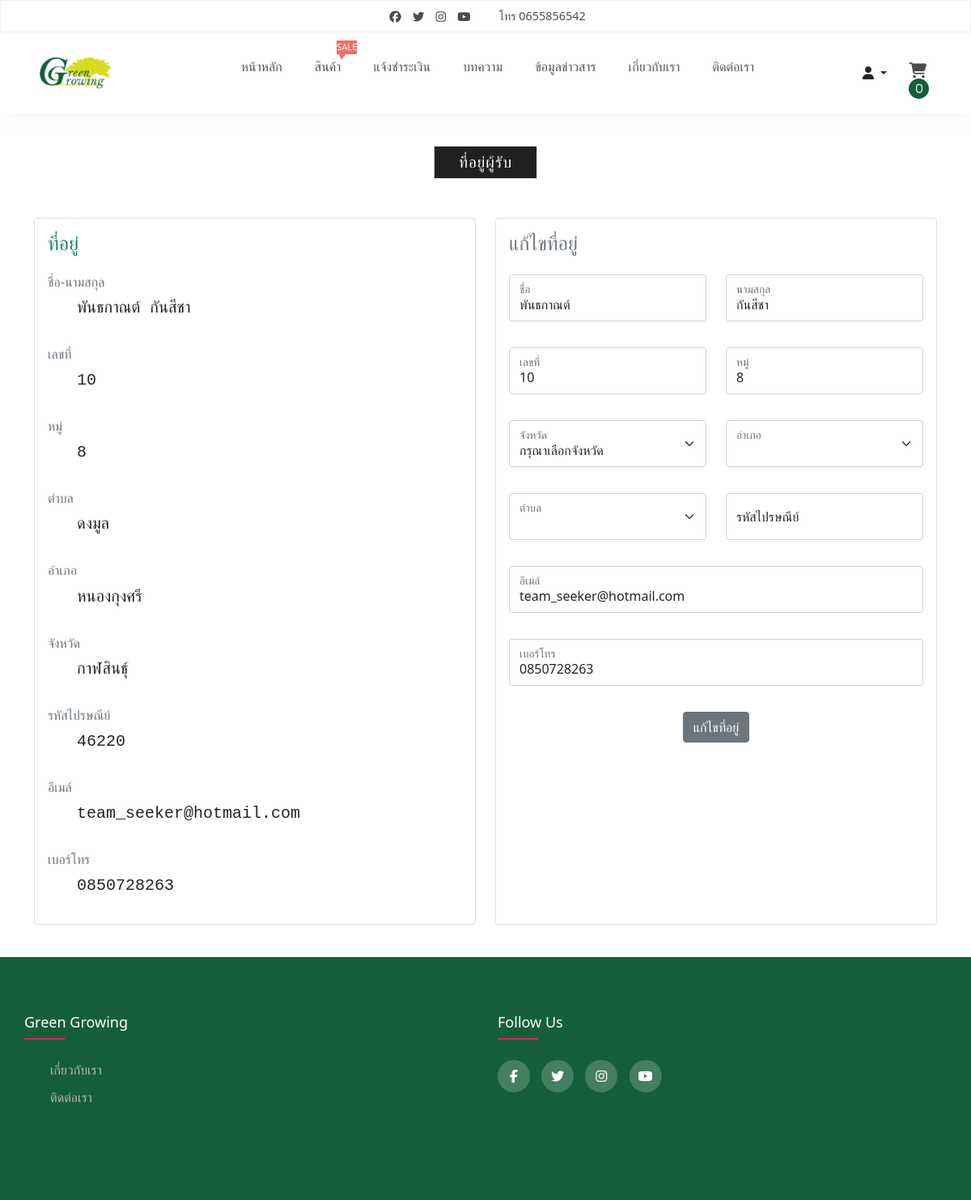
/user_address.php (signed in), run on the app's committed database.
### tables this page shows
CREATE TABLE `db_about` (
  `about_id` int(11) NOT NULL,
  `about_name` varchar(100) NOT NULL,
  `about_desc` text NOT NULL,
  `about_address` text NOT NULL,
  `about_email` varchar(95) NOT NULL,
  `about_tel` varchar(12) NOT NULL
);

CREATE TABLE `db_member_address` (
  `m_address_id` int(11) NOT NULL,
  `m_id` int(11) NOT NULL,
  `m_address_name` varchar(250) NOT NULL,
  `m_address_lname` varchar(250) NOT NULL,
  `m_address_num` varchar(20) NOT NULL,
  `m_address_moo` varchar(20) NOT NULL,
  `m_address_email` varchar(150) NOT NULL,
  `m_address_tel` varchar(12) NOT NULL,
  `m_address_pro` varchar(100) NOT NULL COMMENT 'จังหวัด',
  `m_address_amp` varchar(100) NOT NULL COMMENT 'อำเภอ',
  `m_address_dist` varchar(100) NOT NULL COMMENT 'ตำบล',
  `m_address_zip` varchar(10) NOT NULL COMMENT 'รหัสไปรษณีย์'
);

CREATE TABLE `subdistricts` (
  `id` int(4) NOT NULL,
  `code` int(6) DEFAULT NULL,
  `subdistricts_in_thai` varchar(47) DEFAULT NULL,
  `subdistricts_in_english` varchar(26) DEFAULT NULL,
  `latitude` decimal(5,3) DEFAULT NULL,
  `longitude` decimal(6,3) DEFAULT NULL,
  `district_id` int(3) DEFAULT NULL,
  `zip_code` varchar(5) DEFAULT NULL
);

CREATE TABLE `districts` (
  `id` int(3) NOT NULL,
  `code` int(4) DEFAULT NULL,
  `districts_in_thai` varchar(21) DEFAULT NULL,
  `districts_in_english` varchar(26) DEFAULT NULL,
  `province_id` int(2) DEFAULT NULL
);

CREATE TABLE `provinces` (
  `id` int(2) NOT NULL,
  `code` int(2) DEFAULT NULL,
  `provinces_in_thai` varchar(15) DEFAULT NULL,
  `provinces_in_english` varchar(24) DEFAULT NULL
);

### user_address.php (the view, shortened to what the rows shown need)
<!DOCTYPE html>
<html lang="en">
<?php include('include/head.php')?>
<body>
    <?php include('include/navbar.php')?>
    <?php
    include('connection/connection.php');
    $id = $_SESSION['user_id'];
    $sql = "SELECT * FROM db_member_address t1
            INNER JOIN provinces t2 ON t1.m_address_pro = t2.id
            INNER JOIN districts t3 ON t1.m_address_amp = t3.id
            INNER JOIN subdistricts t4 ON t1.m_address_dist = t4.id WHERE t1.m_id = '$id'";
    $query = mysqli_query($conn, $sql);
    $result = mysqli_fetch_assoc($query);
                ?>
    <div class="container">
        <div class="row">
            <div class="col mt-5">
                <div class="card h-100">
                    <div class="card-body">
                        <div class="row gutters">
                            <div class="col-xl-12 mt-3">
                                <h6 class="mb-2 text-muted">ชื่อ-นามสกุล</h6>
                                <?php if(isset($result['m_address_name']) && !empty($result['m_address_name']) && isset($result['m_address_lname']) && !empty($result['m_address_lname'])):?>
                                <pre class="fs-5">   <?=$result['m_address_name']?> <?=$result['m_address_lname']?></pre>
                                <?php else: ?>
                                <pre class="fs-5">   - </pre>
                                <?php endif; ?>
                            </div>
                            <div class="col-xl-12 mt-3">
                                <h6 class="mb-2 text-muted">เลขที่</h6>
                                <?php if(isset($result['m_address_num']) && !empty($result['m_address_num'])):?>
                                <pre class="fs-5">   <?=$result['m_address_num']?> </pre>
                                <?php else: ?>
                                <pre class="fs-5">   - </pre>
                                <?php endif; ?>
                            </div>
                            <div class="col-xl-12 mt-3">
                                <h6 class="mb-2 text-muted">หมู่</h6>
                                <?php if(isset($result['m_address_moo']) && !empty($result['m_address_moo'])):?>
                                <pre class="fs-5">   <?=$result['m_address_moo']?> </pre>
                                <?php else: ?>
                                <pre class="fs-5">   - </pre>
                                <?php endif; ?>
                            </div>
                            <div class="col-xl-12 mt-3">
                                <h6 class="mb-2 text-muted">ตำบล</h6>
                                <?php if(isset($result['subdistricts_in_thai']) && !empty($result['subdistricts_in_thai'])):?>
                                <pre class="fs-5">   <?=$result['subdistricts_in_thai']?> </pre>
                                <?php else: ?>
                                <pre class="fs-5">   - </pre>
                                <?php endif; ?>
                            </div>
                            <div class="col-xl-12 mt-3">
                                <h6 class="mb-2 text-muted">อำเภอ</h6>
                                <?php if(isset($result['districts_in_thai']) && !empty($result['districts_in_thai'])):?>
                                <pre class="fs-5">   <?=$result['districts_in_thai']?> </pre>
                                <?php else: ?>
                                <pre class="fs-5">   - </pre>
                                <?php endif; ?>
                            </div>
                            <div class="col-xl-12 mt-3">
                                <h6 class="mb-2 text-muted">จังหวัด</h6>
                                <?php if(isset($result['provinces_in_thai']) && !empty($result['provinces_in_thai'])):?>
                                <pre class="fs-5">   <?=$result['provinces_in_thai']?> </pre>
                                <?php else: ?>
                                <pre class="fs-5">   - </pre>
                                <?php endif; ?>
                            </div>
                            <div class="col-xl-12 mt-3">
                                <h6 class="mb-2 text-muted">รหัสไปรษณีย์</h6>
                                <?php if(isset($result['m_address_zip']) && !empty($result['m_address_zip'])):?>
                                <pre class="fs-5">   <?=$result['m_address_zip']?> </pre>
                                <?php else: ?>
                                <pre class="fs-5">   - </pre>
                                <?php endif; ?>
                            </div>
                            <div class="col-xl-12 mt-3">
                                <h6 class="mb-2 text-muted">อีเมล์</h6>
                                <?php if(isset($result['m_address_email']) && !empty($result['m_address_email'])):?>
                                <pre class="fs-5">   <?=$result['m_address_email']?> </pre>
                                <?php else: ?>
                                <pre class="fs-5">   - </pre>
                                <?php endif; ?>
                            </div>
                            <div class="col-xl-12 mt-3">
                                <h6 class="mb-2 text-muted">เบอร์โทร</h6>
                                <?php if(isset($result['m_address_tel']) && !empty($result['m_address_tel'])):?>
                                <pre class="fs-5">   <?=$result['m_address_tel']?> </pre>
                                <?php else: ?>
                                <pre class="fs-5">   - </pre>
                                <?php endif; ?>
                            </div>
                        </div>
                    </div>
                </div>
            </div>
            <div class="col mt-5">
                <div class="card h-100">
                    <div class="card-body">
                        <form action="" method="post">
                            <div class="row gutters">
                                <div class="col-xl-6 mt-3 mb-3">
                                    <div class="form-floating mb-3">
                                        <input type="text" class="form-control" name="name" placeholder="name@example.com"
                                        autocomplete="off" required value="<?php if(isset($result['m_address_name']) && !empty($result['m_address_name']))
                                        { echo $result['m_address_name'];}?>">
                                        <label for="floatingInput">ชื่อ</label>
                                    </div>
                                </div>
                                <div class="col-xl-6 mt-3 mb-3">
                                    <div class="form-floating mb-3">
                                        <input type="text" class="form-control" name="lname" placeholder="name@example.com"
                                        autocomplete="off" required value="<?php if(isset($result['m_address_lname']) && !empty($result['m_address_lname']))
                                        { echo $result['m_address_lname'];}?>">
                                        <label for="floatingInput">นามสกุล</label>
                                    </div>
                                </div>
                                <div class="col-xl-6 mb-3">
                                    <div class="form-floating mb-3">
                                        <input type="text" class="form-control" name="h_number" placeholder="name@example.com"
                                        autocomplete="off" required value="<?php if(isset($result['m_address_num']) && !empty($result['m_address_num']))
                                        { echo $result['m_address_num'];}?>">
                                        <label for="floatingInput">เลขที่</label>
                                    </div>
                                </div>
                                <div class="col-xl-6 mb-3">
                                    <div class="form-floating mb-3">
                                        <input type="text" class="form-control" name="moo" placeholder="name@example.com"
                                        autocomplete="off" required value="<?php if(isset($result['m_address_moo']) && !empty($result['m_address_moo']))
                                        { echo $result['m_address_moo'];}?>">
                                        <label for="floatingInput">หมู่</label>
                                    </div>
                                </div>
                                <div class="col-xl-6 mb-3">
                                    <div class="form-floating mb-3">
                                        <select name="province" class="form-select" id="province" value="<?=$result['m_address_pro']?>" required >
                                            <option value="" selected disabled>กรุณาเลือกจังหวัด</option>
                                        </select>
                                        <label for="floatingSelect">จังหวัด</label>
                                    </div>
                                </div>
                                <div class="col-xl-6 mb-3">
                                    <div class="form-floating mb-3">
                                        <select name="district" class="form-select" id="district" value="<?=$result['m_address_amp']?>" required>
                                        </select>
                                        <label for="floatingSelect">อำเภอ</label>
                                    </div>
                                </div>
                                <div class="col-xl-6 mb-3">
                                    <div class="form-floating mb-3">
                                        <select name="subdistrict" class="form-select" id="subdistrict" value="<?=$result['m_address_dist']?>" required>
                                        </select>
                                        <label for="floatingSelect">ตำบล</label>
                                    </div>
                                </div>
                                <div class="col-xl-12 mb-3">
                                    <div class="form-floating mb-3">
                                        <input type="email" class="form-control" name="email" placeholder="name@example.com"
                                        autocomplete="off" value="<?php if(isset($result['m_address_email']) && !empty($result['m_address_email']))
                                        { echo $result['m_address_email'];}?>" required>
                                        <label for="floatingInput">อีเมล์</label>
                                    </div>
                                </div>
                                <div class="col-xl-12 mb-3">
                                    <div class="form-floating mb-3">
                                        <input type="text" class="form-control" name="tel" placeholder="name@example.com"
                                        autocomplete="off" value="<?php if(isset($result['m_address_tel']) && !empty($result['m_address_tel']))
                                        { echo $result['m_address_tel'];}?>" required>
                                        <label for="floatingInput">เบอร์โทร</label>
                                    </div>
                                </div>
                            </div>
                        </form>
                    </div>
                </div>
            </div>
        </div>
    </div>
</body>
</html>

### include/navbar.php (shortened to what the rows shown need)
<?php
include('connection/connection.php');
$sql_tel = "SELECT about_tel FROM db_about WHERE about_id = 1";
$query_tel = mysqli_query($conn, $sql_tel);
$result_tel = mysqli_fetch_assoc($query_tel);
?>
<nav>
    <div class="social-call">
        <div class="phone">
            <span>โทร <?=(isset($result_tel['about_tel']) && !empty($result_tel['about_tel'])) ? $result_tel['about_tel'] : '-'?></span>
        </div>
    </div>
</nav>

### data on the page
db_about: about_tel "0655856542"
db_member_address: m_address_name "พันธกาณต์", m_address_lname "กันสีชา", m_address_num "10", m_address_moo "8", subdistricts.subdistricts_in_thai "ดงมูล", districts.districts_in_thai "หนองกุงศรี", provinces.provinces_in_thai "กาฬสินธุ์", m_address_zip "46220", m_address_email "team_seeker@hotmail.com", m_address_tel "0850728263", name "พันธกาณต์", lname "กันสีชา", h_number "10", moo "8", email "team_seeker@hotmail.com", tel "0850728263"
